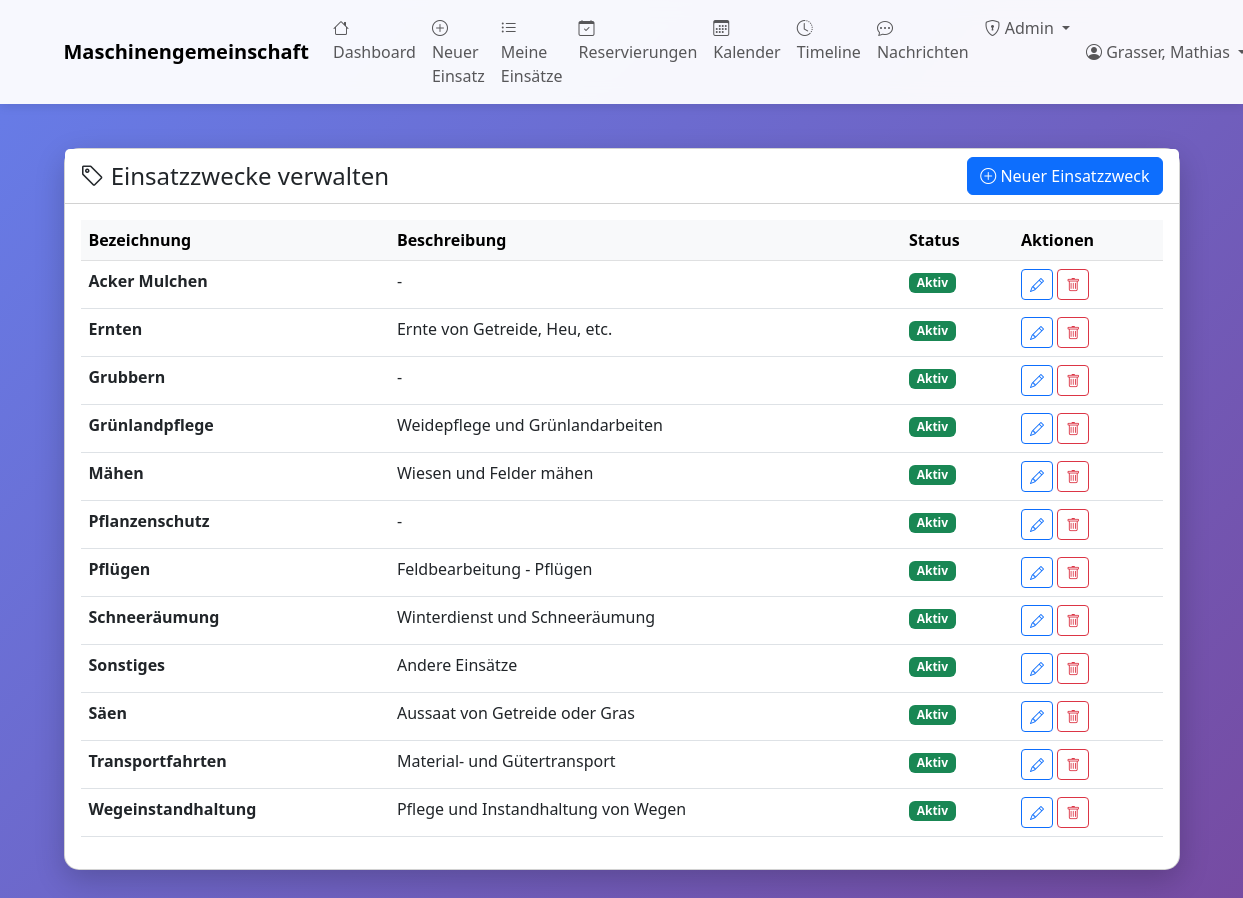
The app's page /admin/einsatzzwecke (signed in) with its own data.
### tables this page shows
CREATE TABLE einsatzzwecke (
    id INTEGER PRIMARY KEY AUTOINCREMENT,
    bezeichnung TEXT NOT NULL UNIQUE,
    beschreibung TEXT,
    aktiv BOOLEAN DEFAULT 1
);

### web_app.py (the view)
@app.route('/admin/einsatzzwecke')
@admin_required
def admin_einsatzzwecke():
    with MaschinenDBContext(DB_PATH) as db:
        einsatzzwecke = db.get_all_einsatzzwecke(nur_aktive=False)
    return render_template('admin_einsatzzwecke.html', einsatzzwecke=einsatzzwecke)

### database.py (called while the page is built)
    def connect(self):
        self.connection = sqlite3.connect(self.db_path)
        self.connection.row_factory = sqlite3.Row
        self.cursor = self.connection.cursor()

    def close(self):
        if self.connection:
            self.connection.close()

    def get_all_einsatzzwecke(self, nur_aktive: bool = True) -> List[Dict]:
        sql = "SELECT * FROM einsatzzwecke"
        if nur_aktive:
            sql += " WHERE aktiv = 1"
        sql += " ORDER BY bezeichnung"
        self.cursor.execute(sql)
        return [dict(row) for row in self.cursor.fetchall()]

    def __enter__(self):
        self.connect()
        return self

    def __exit__(self, exc_type, exc_val, exc_tb):
        if exc_type is None:
            self.connection.commit()
        else:
            self.connection.rollback()
        self.close()
        return False

### web_app.py (called while the page is built)
def admin_required(f):
    @wraps(f)
    def decorated_function(*args, **kwargs):
        if 'benutzer_id' not in session:
            flash('Bitte melden Sie sich an.', 'warning')
            return redirect(url_for('login'))
        if not session.get('is_admin'):
            flash('Zugriff verweigert. Administrator-Rechte erforderlich.', 'danger')
            return redirect(url_for('dashboard'))
        return f(*args, **kwargs)
    return decorated_function

### templates/admin_einsatzzwecke.html (shortened to what this page needs)
{% extends "base.html" %}
{% block content %}
<div class="row mt-4">
    <div class="col-12">
        <div class="card">
            <div class="card-header bg-white d-flex justify-content-between align-items-center">
                <h4 class="mb-0">
                    <i class="bi bi-tag"></i> Einsatzzwecke verwalten
                </h4>
                <a href="{{ url_for('admin_einsatzzwecke_neu') }}" class="btn btn-primary">
                    <i class="bi bi-plus-circle"></i> Neuer Einsatzzweck
                </a>
            </div>
            <div class="card-body">
                <div class="table-responsive">
                    <table class="table table-hover">
                        <thead class="table-light">
                            <tr>
                                <th>Bezeichnung</th>
                                <th>Beschreibung</th>
                                <th>Status</th>
                                <th>Aktionen</th>
                            </tr>
                        </thead>
                        <tbody>
                            {% for zweck in einsatzzwecke %}
                            <tr>
                                <td><strong>{{ zweck.bezeichnung }}</strong></td>
                                <td>{{ zweck.beschreibung or '-' }}</td>
                                <td>
                                    {% if zweck.aktiv %}
                                        <span class="badge bg-success">Aktiv</span>
                                    {% else %}
                                        <span class="badge bg-secondary">Inaktiv</span>
                                    {% endif %}
                                </td>
                                <td>
                                    <a href="{{ url_for('admin_einsatzzwecke_edit', einsatzzweck_id=zweck.id) }}"
                                       class="btn btn-sm btn-outline-primary" title="Bearbeiten">
                                        <i class="bi bi-pencil"></i>
                                    </a>
                                    <button type="button" class="btn btn-sm btn-outline-danger"
                                            onclick="confirmDelete({{ zweck.id }}, '{{ zweck.bezeichnung }}')" title="Löschen">
                                        <i class="bi bi-trash"></i>
                                    </button>
                                </td>
                            </tr>
                            {% endfor %}
                        </tbody>
                    </table>
                </div>
            </div>
        </div>
    </div>
</div>
{% endblock %}

### templates/base.html (style rules this page uses)
body { min-height: 100vh; background: linear-gradient(135deg, #667eea 0%, #764ba2 100%); }
.card { border-radius: 15px; box-shadow: 0 10px 30px rgba(0,0,0,0.2); }

### records on screen
einsatzzwecke: bezeichnung "Acker Mulchen", beschreibung "-", aktiv "Aktiv"
einsatzzwecke: bezeichnung "Ernten", beschreibung "Ernte von Getreide, Heu, etc.", aktiv "Aktiv"
einsatzzwecke: bezeichnung "Grubbern", beschreibung "-", aktiv "Aktiv"
einsatzzwecke: bezeichnung "Grünlandpflege", beschreibung "Weidepflege und Grünlandarbeiten", aktiv "Aktiv"
einsatzzwecke: bezeichnung "Mähen", beschreibung "Wiesen und Felder mähen", aktiv "Aktiv"
einsatzzwecke: bezeichnung "Pflanzenschutz", beschreibung "-", aktiv "Aktiv"
einsatzzwecke: bezeichnung "Pflügen", beschreibung "Feldbearbeitung - Pflügen", aktiv "Aktiv"
einsatzzwecke: bezeichnung "Schneeräumung", beschreibung "Winterdienst und Schneeräumung", aktiv "Aktiv"
einsatzzwecke: bezeichnung "Sonstiges", beschreibung "Andere Einsätze", aktiv "Aktiv"
einsatzzwecke: bezeichnung "Säen", beschreibung "Aussaat von Getreide oder Gras", aktiv "Aktiv"
einsatzzwecke: bezeichnung "Transportfahrten", beschreibung "Material- und Gütertransport", aktiv "Aktiv"
einsatzzwecke: bezeichnung "Wegeinstandhaltung", beschreibung "Pflege und Instandhaltung von Wegen", aktiv "Aktiv"

### other values on screen
{{ session.get('benutzer_name') }} "Grasser, Mathias"
